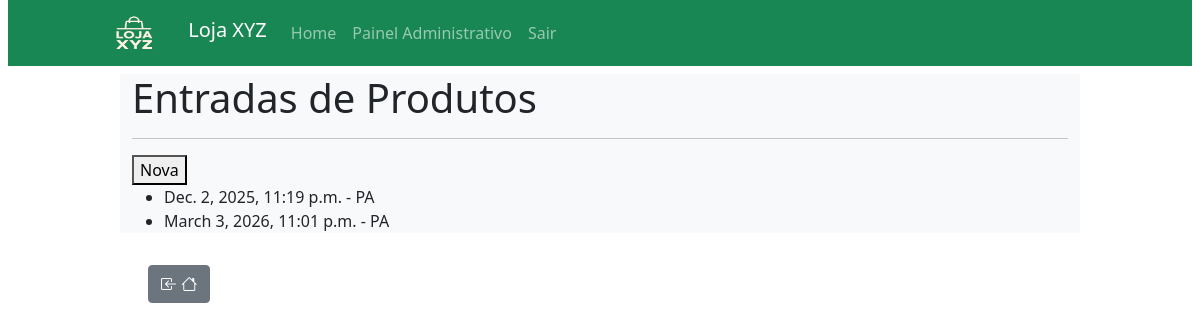
The page /entradas (signed in) on the database its author committed.
### estoque_app/models.py (models this page shows, shortened)
class EntradaProduto(models.Model):
    fornecedor = models.ForeignKey(Fornecedor, on_delete=models.CASCADE, related_name='entradas')
    produto = models.ForeignKey(Produto, on_delete=models.CASCADE, related_name='entrada')
    quantidade = models.IntegerField()
    data_entrada = models.DateTimeField(auto_now_add=True)

class Produto(models.Model):
    nome = models.CharField(max_length=100)
    descricao = models.TextField(blank=True, null=True)
    quantidade_estoque = models.IntegerField()
    categoria = models.ForeignKey(Categoria, on_delete=models.CASCADE, related_name='produtos')

### estoque_app/views.py (the view)
# urls.py: path('entradas', views.entrada, name = 'entrada'),
@login_required
def entrada(request):
    entradas = EntradaProduto.objects.all().order_by('data_entrada')
    contexto = {'entradas': entradas}
    return render(request,'entrada/entradas.html', contexto)

### estoque_app/templates/entrada/entradas.html (shortened to what this page needs)
{% extends 'base.html' %}
{% block conteudo %}
<h1>Entradas de Produtos</h1>
<hr>
<a href="{% url 'nova_entrada' %}"><button>Nova</button></a>
<div class="entradas-lista">
    <ul>
        {% for entrada in entradas %}
        <li>{{ entrada.data_entrada }} - {{ entrada.produto.nome}}</li>
        {% empty %}
        <li>Nenhuma entrada encontrada.</li>
        {% endfor %}
    </ul>
</div>
{% endblock %}

### rows shown on the page
EntradaProduto: data_entrada "Dec. 2, 2025, 11:19 p.m.", produto.nome "PA"
EntradaProduto: data_entrada "March 3, 2026, 11:01 p.m.", produto.nome "PA"
